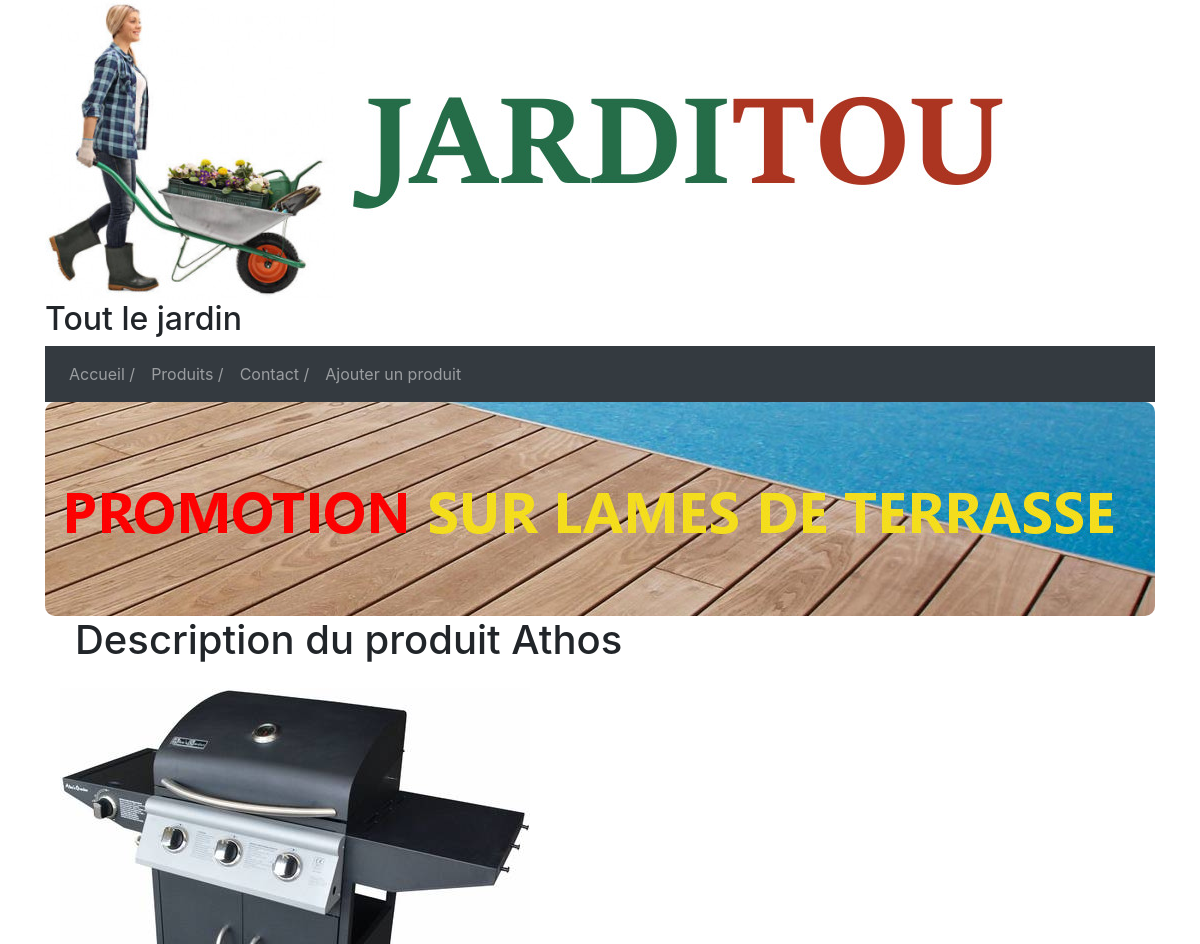
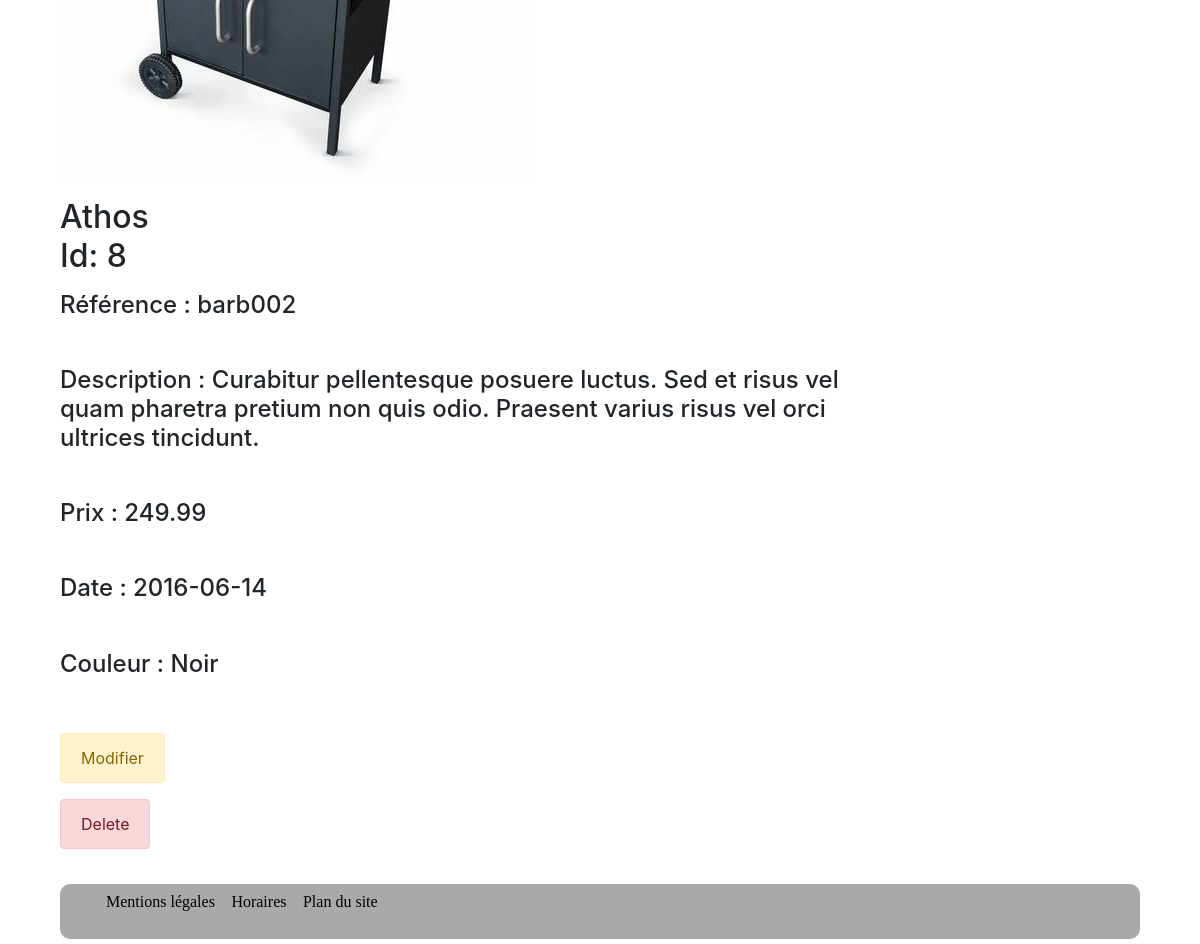
/views/infoproduit.php?pro_id=8, run on the app's committed database (2 pictures, top to bottom).
### tables this page shows
CREATE TABLE IF NOT EXISTS `produits` (
  `pro_id` int(10) UNSIGNED NOT NULL AUTO_INCREMENT COMMENT 'Clé de la table produits',
  `pro_cat_id` int(10) UNSIGNED NOT NULL COMMENT 'Catégorie du produit',
  `pro_ref` varchar(10) NOT NULL COMMENT 'Référence produit',
  `pro_libelle` varchar(200) NOT NULL COMMENT 'Nom du produit',
  `pro_description` varchar(1000) DEFAULT NULL COMMENT 'Description du produit',
  `pro_prix` decimal(6,2) UNSIGNED NOT NULL COMMENT 'Prix ',
  `pro_stock` int(11) NOT NULL DEFAULT '0' COMMENT 'Nombre d''unités en stock',
  `pro_couleur` varchar(30) DEFAULT NULL COMMENT 'Couleur',
  `pro_photo` varchar(4) DEFAULT 'jpg' COMMENT 'Extension de la photo',
  `pro_d_ajout` date NOT NULL COMMENT 'Date d''ajout',
  `pro_d_modif` datetime DEFAULT NULL COMMENT 'Date de modification',
  `pro_bloque` tinyint(1) DEFAULT NULL COMMENT 'Bloquer le produit à la vente',
  PRIMARY KEY (`pro_id`),
  UNIQUE KEY `idx_pro_ref` (`pro_ref`),
  KEY `fk_produits_cat_id` (`pro_cat_id`)
);

### views/infoproduit.php (the view, shortened to what this page needs)
<!DOCTYPE html>
<html lang="en">
<head>
<?php
include("./headerviews.php");
$db=connexionBase();
$pro_id = $_GET["pro_id"];
$requete = "SELECT * FROM produits WHERE pro_id=".$pro_id;
$result = $db->query($requete);
$product = $result->fetchObject();
?>
</head>
<body>
<div class="container-fluid">
 <?php
 while  ($product){
?>
<header>
   <h1 class="col-xl-12 col-lg-12 col-md-12 col-sm-12 col-xs-12">Description du produit <?= $product->pro_libelle;?></h1>
</header>
<table>
<div class="row-xl-1 row-lg-1 row-md-1 row-sm-1 row-xs-1">
<img class="img-fluid" class="imgpro" src="../assets/img/<?=$product->pro_id ?>.<?= $product->pro_photo ?>" alt= >
 </div>
<section class="row section-des">
   <article class="col-xl-9 col-lg-9 col-md-9 col-sm-9 col-xs-9 description">
       <h2><?php echo $product->pro_libelle;?>
       <div>
       <p>Id: <?php echo $product->pro_id;?></p>
           <h4>Référence : <?php echo $product->pro_ref;?></h3> <br>
           <h4>Description : <?php echo $product->pro_description;?></h3> <br>
           <h4>Prix : <?php echo $product->pro_prix;?></h3> <br>
           <h4>Date : <?php echo $product->pro_d_ajout;?></h3> <br>
           <h4>Couleur : <?php echo $product->pro_couleur;?></h3> <br>
       </div>
   </article>
</section>
<?php
break;
}
?>
<a href="./form_modif.php?pro_id=<?=$product->pro_id?>"><button class="alert alert-warning" role="alert">Modifier</button></a> <br>
<a href="../controller/delete_controller.php?pro_id=<?=$product->pro_id;?>"><button class="alert alert-danger" role="alert">Delete</button></a>
<br><br>
</div>
<?php
include("./footer.php");
?>
</body>
</html>

### assets/css/Index.css (style rules this page uses)
header { display: flex; justify-content: flex-start }
a:link { color: black; }
table { margin: auto; }
html { font-size: 100%; }

### data on the page
produits: pro_libelle "Athos", pro_id "8", pro_ref "barb002", pro_description "Curabitur pellentesque posuere luctus. Sed et risus vel quam pharetra pretium non quis odio. Praesent varius risus vel orci ultrices tincidunt.", pro_prix "249.99", pro_d_ajout "2016-06-14", pro_couleur "Noir"
